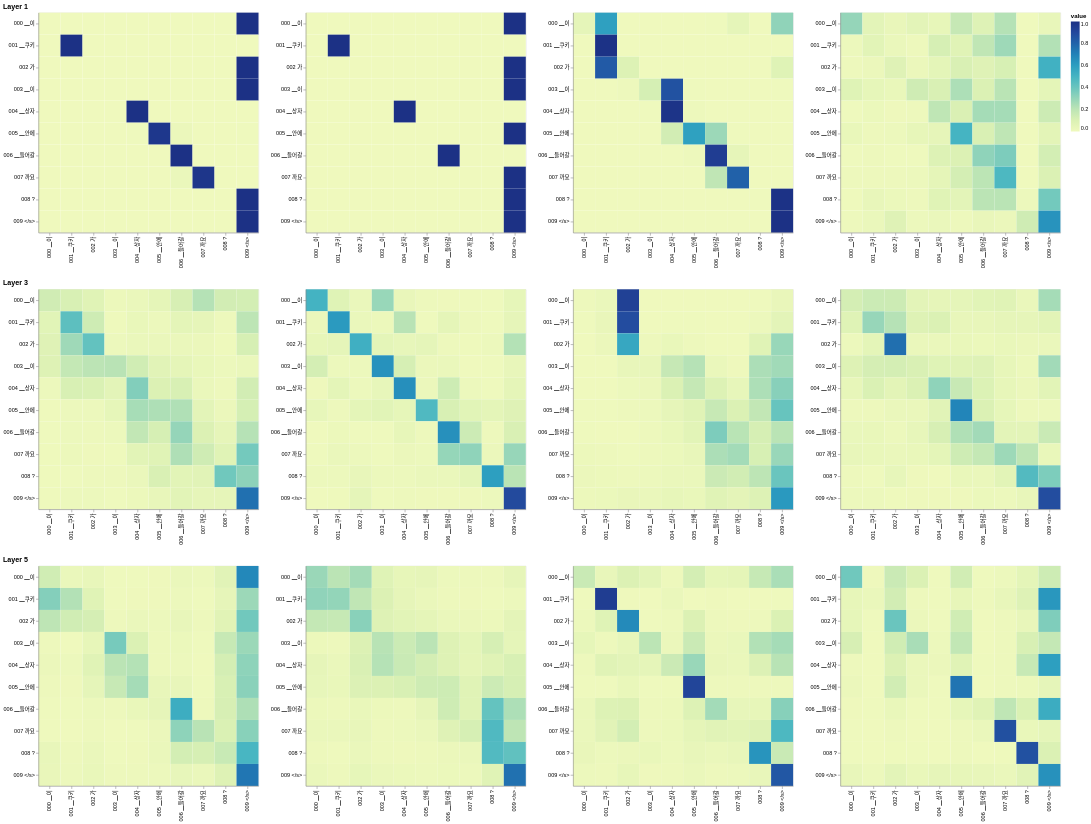

Notebook source saved alongside this figure:
### Code cell
def viz_encoder_self():
    model, example_data = run_model_example(n_examples=1)
    # example_data는 [(batch, decoded_inputs, decoded_labels, preds, decoded_preds), ...]
    example = example_data[
        len(example_data) - 1
    ]  # batch object for the final example


    # selections = [alt.selection_point(name=f'head{h}') for h in range(8)]

    layer_viz = [
        visualize_layer(
            model, layer, get_encoder, len(example[1]), example[1], example[1] # example[1]은 decoded_inputs ==> len(example[1])로 input의 토큰 개수 입력
        )
        for layer in range(6)
    ]

    combined_chart = alt.hconcat(
        layer_viz[0]
        # & layer_viz[1]
        & layer_viz[2]
        # & layer_viz[3]
        & layer_viz[4]
        # & layer_viz[5]
    )


    # # 상위 차트에만 selection 추가
    # for i, sel in enumerate(selections):
    #     if i in [0, 2, 4, 6]:
    #         combined_chart = combined_chart.add_params(sel)


    return combined_chart

chart = viz_encoder_self()
# chart.save('chart.html')
chart
